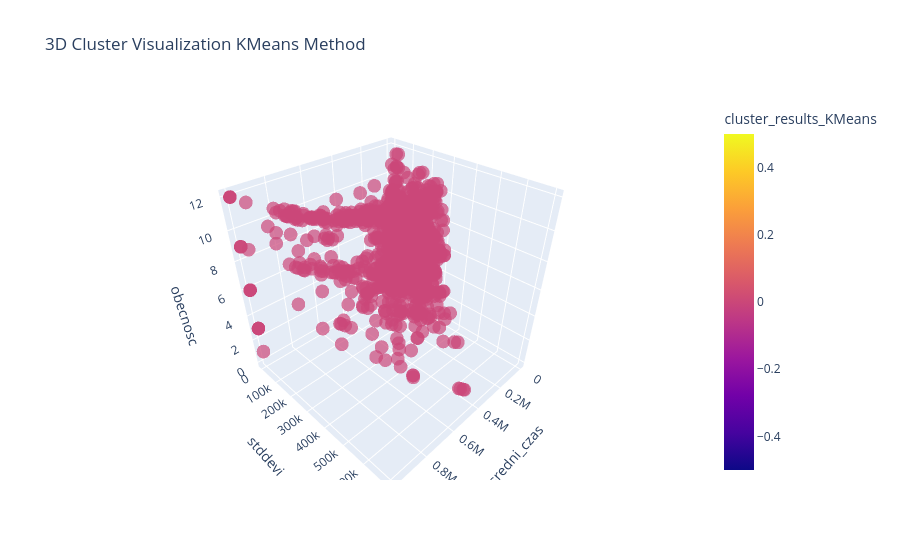
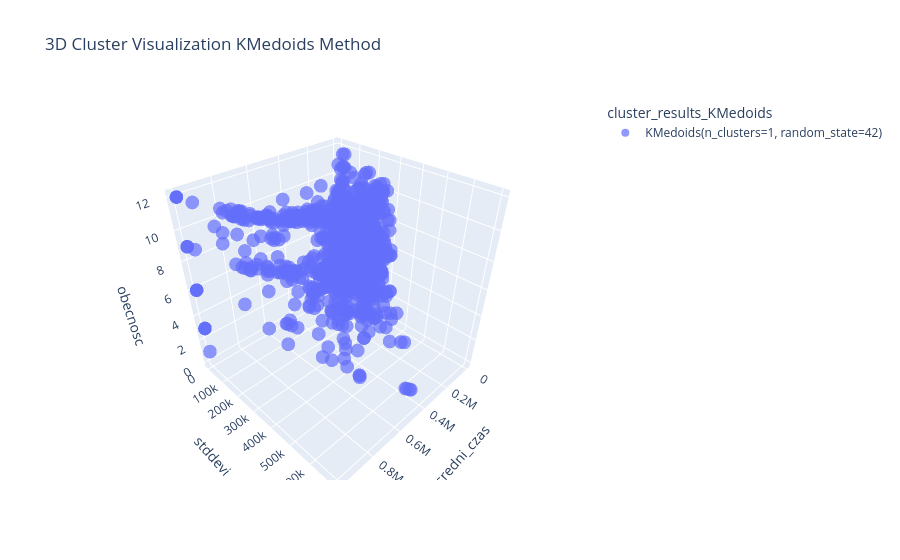

Source (notebook cell) for these figures, in order:
### Code cell
# importy danych - tu można zmieniać
df=pd.read_csv('../Database/Dataset_85/copy.csv')
etykiety=['sredni_czas', 'stddevi', 'obecnosc','max_czas']


df=df.fillna(0)
rzeczy=df[etykiety]
#normalizacja
norm=MinMaxScaler().fit_transform(rzeczy)

# tabela
tab=pd.DataFrame(norm, columns=etykiety)
#clustering - KMeans
cluster_KMeans=KMeans(n_clusters=1, random_state=42)
wynik_KMeans=cluster_KMeans.fit_predict(tab)
kolumny=['top','seq']+etykiety
zest=df[kolumny].copy()
zest['cluster_results_KMeans']=wynik_KMeans
fig_KMeans = px.scatter_3d(
    zest,
    x=etykiety[0],
    y=etykiety[1],
    z=etykiety[2],
    color='cluster_results_KMeans',  # This colors the points by cluster
    title='3D Cluster Visualization KMeans Method',
    labels={'cluster_results': 'Cluster ID'},
    opacity=0.7
)
fig_KMeans.show()

# clustering - KMedoids

cluster_KMedoids=KMedoids(n_clusters=1, random_state=42)
wynik_KMedoids=cluster_KMedoids.fit(tab)
zest['cluster_results_KMedoids']=wynik_KMedoids

fig_KMeans = px.scatter_3d(
    zest,
    x=etykiety[0],
    y=etykiety[1],
    z=etykiety[2],
    color='cluster_results_KMedoids',  # This colors the points by cluster
    title='3D Cluster Visualization KMedoids Method',
    labels={'cluster_results': 'Cluster ID'},
    opacity=0.7
)
fig_KMeans.show()
print(zest.head())
print("Rozkład klas w KMeans:", zest['cluster_results_KMeans'].value_counts())
print("Rozkład klas w KMedoids:", zest['cluster_results_KMedoids'].value_counts())
#zest.to_csv('clustering_results_4c.csv', index=False)

### Figure 1 — Plotly figure (JSON) as saved in the notebook; plotly's stock layout.template omitted (floating-point values rounded to 4 significant figures; data arrays with more than 128 entries replaced by an {"elided": "..."} marker saying what was removed)
{"data": [{"hovertemplate": "sredni_czas=%{x}<br>stddevi=%{y}<br>obecnosc=%{z}<br>cluster_results_KMeans=%{marker.color}<extra></extra>", "legendgroup": "", "marker": {"color": {"elided": "1664 int values"}, "coloraxis": "coloraxis", "opacity": 0.7, "symbol": "circle"}, "mode": "markers", "name": "", "scene": "scene", "showlegend": false, "x": {"elided": "1664 float values"}, "y": {"elided": "1664 float values"}, "z": {"elided": "1664 int values"}, "type": "scatter3d"}], "layout": {"scene": {"domain": {"x": [0.0, 1.0], "y": [0.0, 1.0]}, "xaxis": {"title": {"text": "sredni_czas"}}, "yaxis": {"title": {"text": "stddevi"}}, "zaxis": {"title": {"text": "obecnosc"}}}, "coloraxis": {"colorbar": {"title": {"text": "cluster_results_KMeans"}}, "colorscale": [[0.0, "#0d0887"], [0.1111, "#46039f"], [0.2222, "#7201a8"], [0.3333, "#9c179e"], [0.4444, "#bd3786"], [0.5556, "#d8576b"], [0.6667, "#ed7953"], [0.7778, "#fb9f3a"], [0.8889, "#fdca26"], [1.0, "#f0f921"]]}, "legend": {"tracegroupgap": 0}, "title": {"text": "3D Cluster Visualization KMeans Method"}}}

### Figure 2 — Plotly figure (JSON) as saved in the notebook; plotly's stock layout.template omitted (floating-point values rounded to 4 significant figures; data arrays with more than 128 entries replaced by an {"elided": "..."} marker saying what was removed)
{"data": [{"hovertemplate": "cluster_results_KMedoids=KMedoids(n_clusters=1, random_state=42)<br>sredni_czas=%{x}<br>stddevi=%{y}<br>obecnosc=%{z}<extra></extra>", "legendgroup": "KMedoids(n_clusters=1, random_state=42)", "marker": {"color": "#636efa", "opacity": 0.7, "symbol": "circle"}, "mode": "markers", "name": "KMedoids(n_clusters=1, random_state=42)", "scene": "scene", "showlegend": true, "x": {"elided": "1664 float values"}, "y": {"elided": "1664 float values"}, "z": {"elided": "1664 int values"}, "type": "scatter3d"}], "layout": {"scene": {"domain": {"x": [0.0, 1.0], "y": [0.0, 1.0]}, "xaxis": {"title": {"text": "sredni_czas"}}, "yaxis": {"title": {"text": "stddevi"}}, "zaxis": {"title": {"text": "obecnosc"}}}, "legend": {"title": {"text": "cluster_results_KMedoids"}, "tracegroupgap": 0}, "title": {"text": "3D Cluster Visualization KMedoids Method"}}}
